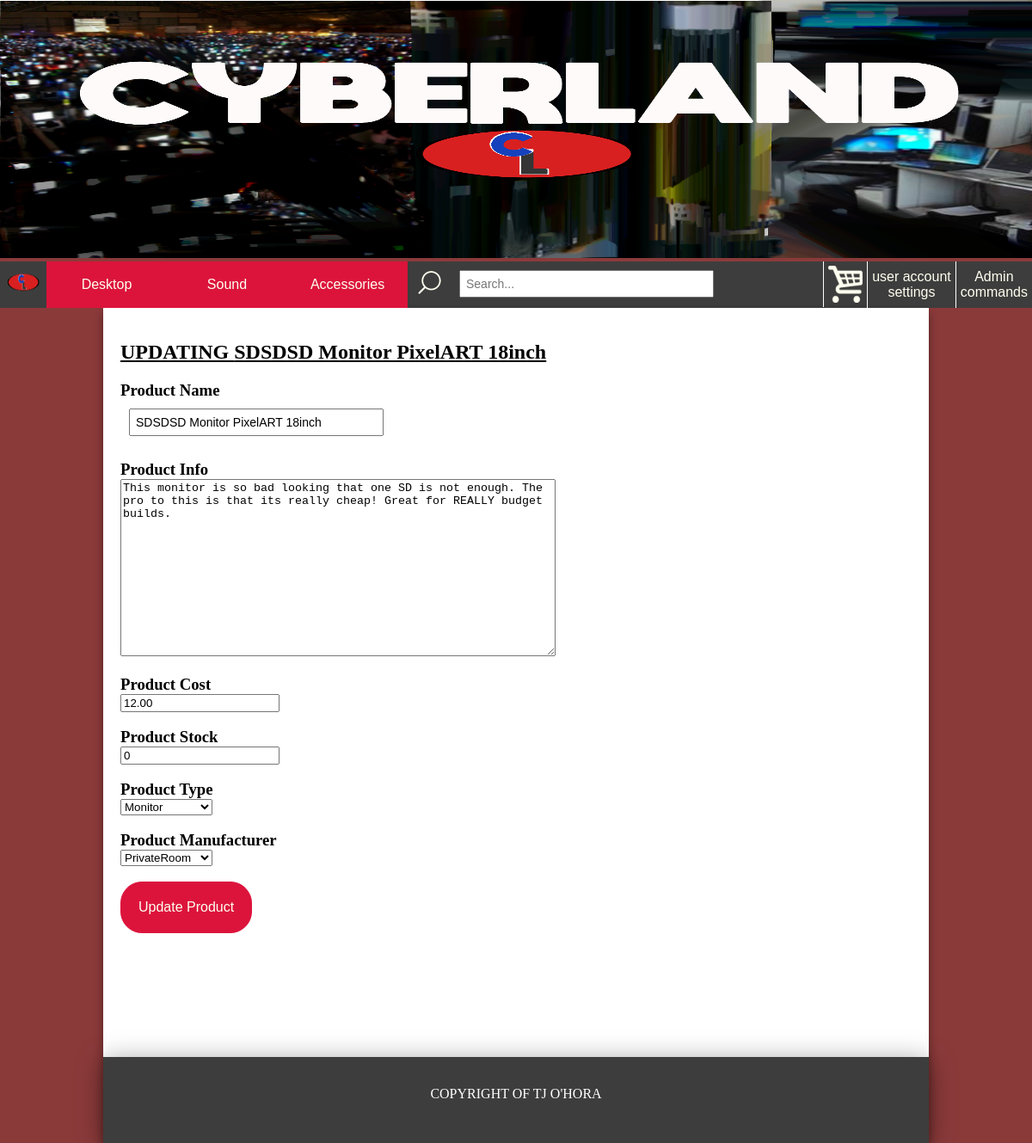
Screenshot of /updateProduct.php?product_ID=4 (signed in) with the database file from the repository.
### tables this page shows
CREATE TABLE `product` (
  `product_ID` int(11) NOT NULL,
  `name` varchar(100) NOT NULL,
  `info` varchar(1000) NOT NULL,
  `cost` decimal(11,2) NOT NULL,
  `product_type_ID` int(11) NOT NULL,
  `manufacturer_ID` int(11) NOT NULL,
  `stock` int(3) NOT NULL
);

CREATE TABLE `product_type` (
  `product_type_ID` int(11) NOT NULL,
  `product_type_info` varchar(100) NOT NULL
);

CREATE TABLE `manufacturer` (
  `manufacturer_ID` int(11) NOT NULL,
  `manufacturer_name` varchar(100) NOT NULL,
  `manufacturer_contact` varchar(100) NOT NULL,
  `manufacturer_contact_2` varchar(100) NOT NULL
);

### updateProduct.php (the view, shortened to what this page needs)
<?php
require 'includes/DB_connection.php';
?>
<!DOCTYPE html>
<html>
    <head>
        <link rel="stylesheet" type="text/css" href="css/common.css">
        <link rel="stylesheet" type="text/css" href="css/adminPage.css">
    </head>
    <body>
        <?php include 'includes/nav.php';?>
        <main id="content">
            <br/>
            <div id="userOptions">
            <?php
            $product = $_GET['product_ID'];
            $query = 'SELECT product.name, product.info, product.cost,product_type.product_type_ID, product_type.product_type_info,manufacturer.manufacturer_name,manufacturer.manufacturer_contact,manufacturer.manufacturer_contact_2, product.stock,product.product_ID'
                    . ' FROM ((product'
                    . ' INNER JOIN manufacturer ON manufacturer.manufacturer_ID = product.manufacturer_ID)'
                    . ' INNER JOIN product_type ON product_type.product_type_ID = product.product_type_ID)'
                    . ' WHERE product_ID=:product';
            $statement = $db->prepare($query);
            $statement->bindValue(':product', $product);
            $statement->execute();
            $all_queries = $statement->fetchAll();
            foreach ($all_queries as $one_query) :
            ?>
                <h2>UPDATING <?php echo $one_query['name'];?></h2>
                <form id="addForm" action="updateProduct2.php?product_ID=<?php echo $one_query['product_ID'];?>" method="post">
                    <h3>Product Name</h3>
                    <input type="text" name="productName" placeholder="Name" value="<?php echo $one_query['name'];?>" required/><br/><br/>
                    <h3>Product Info</h3>
                    <textarea id="productInfo" name="productInfo" placeholder="What is the product? What can it do? What makes it different? Really sell it!"><?php echo $one_query['info'];?></textarea><br/><br/>
                    <h3>Product Cost</h3>
                    <input type="number" name="productCost" placeholder="Cost"  value="<?php echo $one_query['cost'];?>"  required><br/><br/>
                    <h3>Product Stock</h3>
                    <input type="number" name="productStock" placeholder="Stock" value="<?php echo $one_query['stock'];?>" required><br/><br/>
                    <h3>Product Type</h3>
                    <select name="productType" required>
                        <option value="<?php echo $one_query['product_type_ID'];?>"><?php echo $one_query['product_type_info'];?></option>
                    </select><br/><br/>
                    <h3>Product Manufacturer</h3>
                    <select name="productManufacturer" required>
                        <option value="<?php echo $one_query['manufacturer_ID'];?>"><?php echo $one_query['manufacturer_name'];?></option>
                    </select><br/><br/>
                    <input class="userButton" id="updateButton" type='submit' value='Update Product' name='submit' />
                </form>
                <?php
                    endforeach;
                ?>
            </div>
            <br/><br/><br/><br/><br/><br/><br/><br/>
            <footer>
                <?php include 'includes/footer.php';?>
            </footer>
        </main>
    </body>
</html>

### css/common.css (style rules this page uses)
html, body { background-color: #8B3A3A; margin: 0; padding: 0; }
main { background-color: white; width: 960px; margin: 0 auto 0 auto; box-shadow: 0 5px 10px rgba(0,0,0,0.4); }
input[type=text], input[type=password] { padding: 6px; width: 280px; font-size: 14px; margin: 10px; }
footer { background-color: #3D3D3D; height: 100px; box-shadow: 0 5px 30px rgba(0,0,0,0.4); }

### css/adminPage.css (style rules this page uses)
h1,h3 { margin: 0px; }
h2 { margin-bottom: 20px; text-decoration: underline; }
.userButton { background-color: #DC143C; color: ivory; padding: 20px; font-size: 16px; border: 1px #DC143C solid; border-radius: 25px; cursor: pointer; }
#userOptions { margin-left: 20px; }
#productInfo { width: 500px; height: 200px; margin-left: 0px; }

### rows the page displays
product: name "SDSDSD Monitor PixelART 18inch", productName "SDSDSD Monitor PixelART 18inch", productInfo "This monitor is so bad looking that one SD is not enough. The pro to this is that its really cheap! Great for REALLY budget builds.", productCost "12.00", productStock "0", productType "Monitor", productManufacturer "PrivateRoom"
